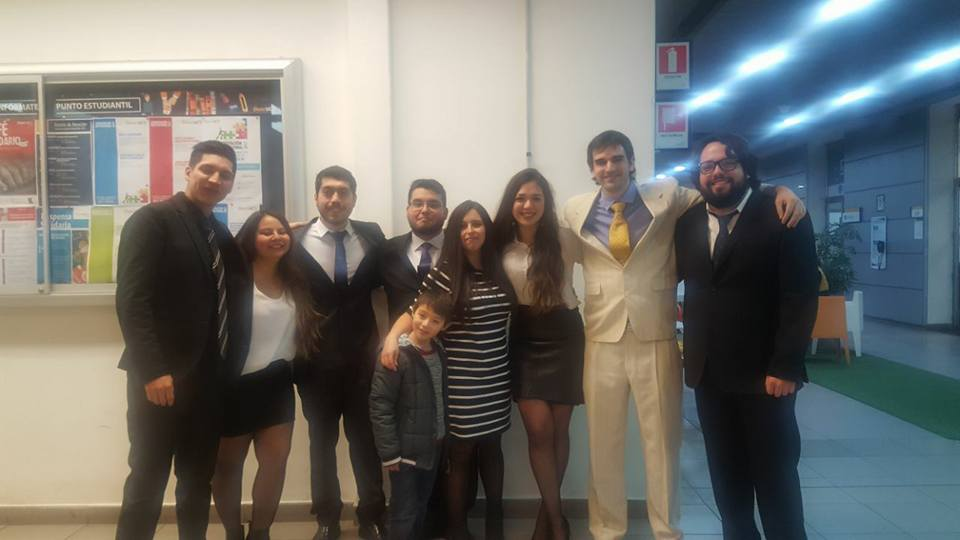
#> input picture Paso a paso Reconocimiento Facial/DataEntrada/1.jpg, 960 x 540 px, found by its file name; its folder holds only this picture in this run
$ jupyter execute --allow-errors 'ReconocimientoFacial PT1.ipynb'   (shell and % lines are left out)
#> lines starting #> are read from the running program, lines starting #| are printed output that depends on the picture
[cell 1]

import numpy as np# libreria para el manejo de matrices y vectores
import matplotlib.pyplot as plt #para graficar
import math #librería matemática
import cv2  #Manejo de imagenes usando opencv
#para que funcione conda install opencv
#from PIL import Image #libreria para bel manejo de imagenes tambien conocida como Pillow
#pip install pillow o conda install pillow
#anaconda en el ambiente root lo trae preparado
import time# desde la raiz importamos la libreria
import datetime
#from tensorflow.keras.models import load_model
#para instalar en anaconda tensorflow, las ultimas versiones vienen con el paquete sólo hay que habilitarlo en el ambiente
import os
print(datetime.datetime.now())

[cell 2]
#funciones globales
def read_image(path):
#> called with path = '1.jpg'
    imagen = cv2.imread(path)#path es la dirección absoluta o relativa según el sistema operativo
#> imagen is the input picture: shape (540, 960, 3); mean B, G, R 109.5, 113.6, 113.5
    #imread carga la imagen en formato vector
    imagen = cv2.cvtColor(imagen, cv2.COLOR_BGR2RGB)#convierte en escala de grises la foto.
    #utiliza algo similar al algoritmo de Cammy
    return imagen

def plot_image(image, title=''):
    fig = plt.figure(figsize = (8,8))#crea una figura, vector, 8,8
 #   print(fig.shape)
    ax1 = fig.add_subplot(111)#crea una seccion de 1,1,1 en el plot
    ax1.set_xticks([])#fijar las coordenadas del plot en 0.0
    ax1.set_yticks([])

    ax1.set_title(title)#fija en vacio el titulo del plot si no viene con parámetro
    ax1.imshow(image)#muestra la imagen

def get_faces(image):
    # la idea es recorrer la imagen encontrar patrones e identificar cuando y donde hay una cara
    image_copy = np.copy(image)

    #vector con la escala de grises de la imagen
    gray = cv2.cvtColor(image_copy, cv2.COLOR_RGB2GRAY)
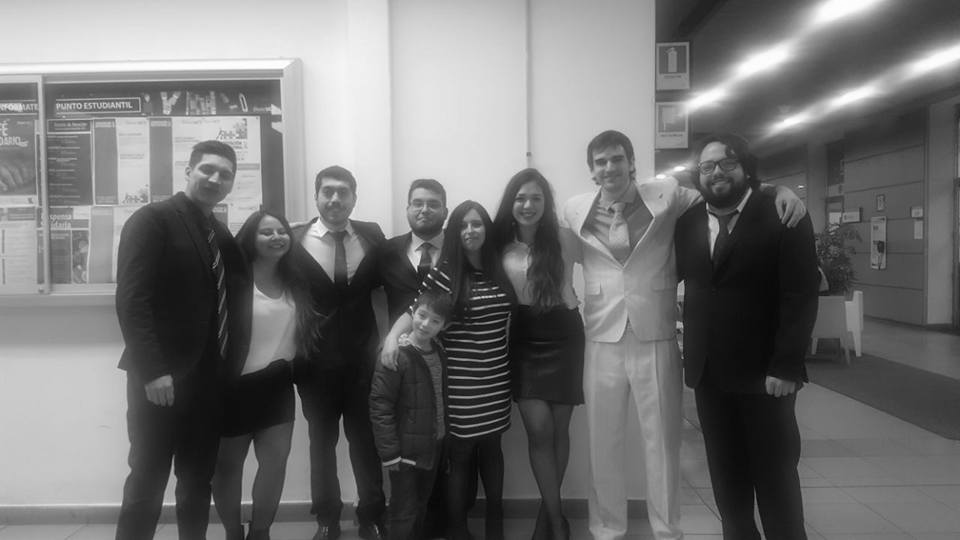
#> gray: shape (540, 960); min 1, max 255, mean 113.1

    #al existir un preentrenado modelo en un xml simplemente lo carga
    face_classifier = cv2.CascadeClassifier('detectors/haarcascade_frontalface_default.xml')

    # Detect the faces in image
    faces = face_classifier.detectMultiScale(gray, 1.2, 5)#busca en gray los patrones que están en face_classifier
#> faces = [[505, 180, 46, 46], [403, 185, 47, 47], [584, 140, 53, 53], [311, 173, 48, 48], [189, 151, 53, 53]]

    return faces #regresa un arreglo de caras

def draw_faces(image, faces=None, plot=True):
    if faces is None:
        faces = get_faces(image)# en caso que no haya sido procesada la imagen se buscan las caras nuevamente

    image_with_faces = np.copy(image)

    for (x,y,w,h) in faces:
        #tupla con cuatro coordenadas en el plano cartesiano
        cv2.rectangle(image_with_faces, (x,y), (x+w,y+h), (255,0,0), 3)#dibuja un cuadrado rojo desde el punto x,y

    if plot is True:
        plot_image(image_with_faces)
    else:
        return image_with_faces

def plot_image_with_keypoints(image, image_info):

    fig = plt.figure(figsize = (8,8))
    ax1 = fig.add_subplot(111)

    for (face, keypoints) in image_info:#busca la informacion en un diccionario y la pone en la foto
        for (x,y) in keypoints:
            ax1.scatter(x, y, marker='o', c='c', s=10)


    ax1.set_xticks([])
    ax1.set_yticks([])
    ax1.imshow(image)
    # este metodo hay que probarlo bien

[cell 3]
#para probar hasta aqui

[cell 4]
#Variable para la ruta al directorio
path = './DataEntrada/'

#Lista vacia para incluir los ficheros
lstFiles = []

#Lista con todos los ficheros del directorio:
lstDir = os.walk(path)   #os.walk()Lista directorios y ficheros

#Crea una lista de los ficheros jpg que existen en el directorio y los incluye a la lista.

for root, dirs, files in lstDir:
    for fichero in files:
        (nombreFichero, extension) = os.path.splitext(fichero)
        if(extension == ".jpg"):
            lstFiles.append(nombreFichero+extension)
            actual=nombreFichero+".jpg"
            print(actual)
            image = read_image(actual)
            faces = get_faces(image)
            print("Faces detected: {}".format(len(faces)))
#| Faces detected: 5
            draw_faces(image, faces)
#> the loop in draw_faces, `for (x,y,w,h) in faces:` made 5 passes
#> after the loop in draw_faces, `for (x,y,w,h) in faces:`:
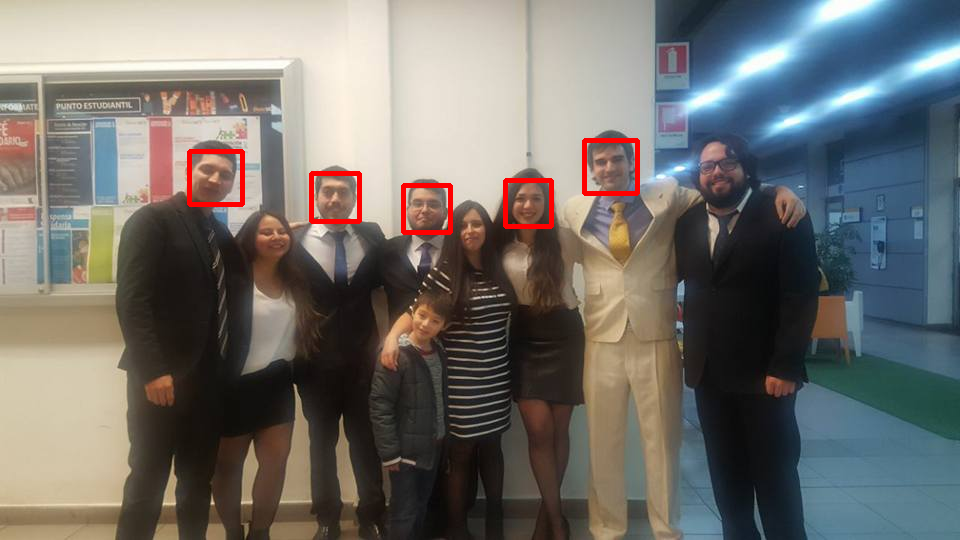
#> image_with_faces: shape (540, 960, 3); mean R, G, B 114.5, 112.3, 108.3
            i=0
            for(x,y,w,h) in faces:
                crop_img = image[y:y+h, x:x+w]
               # cv2.imshow("cropped", crop_img)
                i=i+1
                salida="entrenar/"+nombreFichero+str(i)+".jpg"
                cv2.imwrite(salida,crop_img)
                cv2.waitKey(0)
#> this loop made 5 passes
#> (x, y, w, h, salida) on passes 1 to 5: (505, 180, 46, 46, 'entrenar/11.jpg'), (403, 185, 47, 47, 'entrenar/12.jpg'), (584, 140, 53, 53, 'entrenar/13.jpg'), (311, 173, 48, 48, 'entrenar/14.jpg'), (189, 151, 53, 53, 'entrenar/15.jpg')
#> pass 1, `crop_img = image[y:y+h, x:x+w]`:
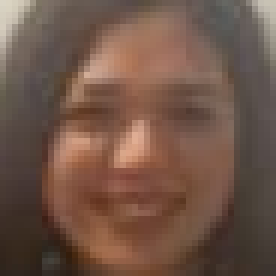
#> crop_img: shape (46, 46, 3) (shown 6 times larger); mean R, G, B 112.6, 85.5, 72.1
#> pass 2, `crop_img = image[y:y+h, x:x+w]`:
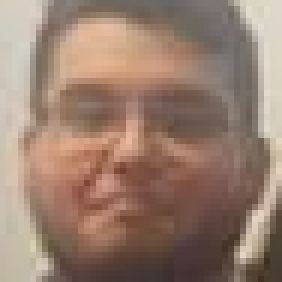
#> crop_img: shape (47, 47, 3) (shown 6 times larger); mean R, G, B 152.1, 126, 110.7
#> pass 3, `crop_img = image[y:y+h, x:x+w]`:
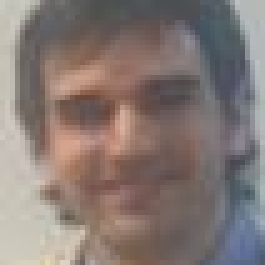
#> crop_img: shape (53, 53, 3) (shown 5 times larger); mean R, G, B 133.8, 121, 116.7
#> after the loop, i = 5

[cell 5]
#entrenamiento
from PIL import Image
import os
# Path for face image database
path = 'entrenar'
recognizer = cv2.face.LBPHFaceRecognizer_create()
detector = cv2.CascadeClassifier("detectors/haarcascade_frontalface_default.xml");
# function to get the images and label data
def getImagesAndLabels(path):
    imagePaths = [os.path.join(path,f) for f in os.listdir(path)]
    faceSamples=[]
    ids = []
    for imagePath in imagePaths:
        PIL_img = Image.open(imagePath).convert('L') # convert it to grayscale
        img_numpy = np.array(PIL_img,'uint8')
        id = int(os.path.split(imagePath)[-1].split(".")[1])
        faces = detector.detectMultiScale(img_numpy)
        for (x,y,w,h) in faces:
            faceSamples.append(img_numpy[y:y+h,x:x+w])
            ids.append(id)
    return faceSamples,ids
print ("\n [INFO] Training faces. It will take a few seconds. Wait ...")
#> (the rest of this cell did not finish here and is left out)

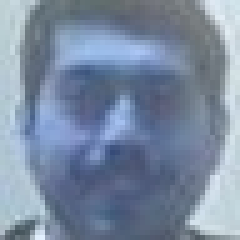
#> input picture Paso a paso Reconocimiento Facial/entrenar/5.jpg, 48 x 48 px (shown 5 times larger)
#> in getImagesAndLabels, `PIL_img = Image.open(imagePath).convert('L')`:
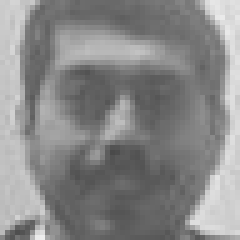
#> PIL_img: PIL image 48x48 L (shown 5 times larger); min 74, max 238, mean 136.4
recognizer.train(faces, np.array(ids))
# Save the model into trainer/trainer.yml
recognizer.write('trainer.yml') # recognizer.save() worked on Mac, but not on Pi
# Print the numer of faces trained and end program
print("\n [INFO] {0} faces trained. Exiting Program".format(len(np.unique(ids))))
